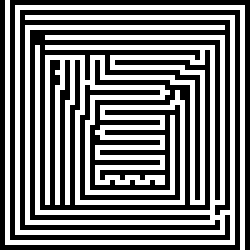
#> input picture Math/Solvers/Maze Solver/maze50x50-2.bmp, 50 x 50 px (shown 5 times larger)
$ python mazeSolver.py
#> lines starting #> are read from the running program, lines starting #| are printed output that depends on the picture
import numpy as np
from PIL import Image


def main(filename):
    newMaze = deadFill(filename)
    leftSolve(newMaze)


def deadFill(filename):
    maze = makeMaze(filename)
    h, w = np.shape(maze)
    oldMaze = np.zeros(maze.size)
    newImg = Image.new('L', (w, h))
    pixs = newImg.load()

    while not np.array_equal(maze, oldMaze):
        oldMaze = np.array(maze)
        for r in range(1, h - 1):
            for c in range(1, w - 1):
                edgeCounter = 0
                if(maze[r, c - 1] == 1): edgeCounter += 1
                if(maze[r, c + 1] == 1): edgeCounter += 1
                if(maze[r - 1, c] == 1): edgeCounter += 1
                if(maze[r + 1, c] == 1): edgeCounter += 1

                if(edgeCounter >= 3): maze[r, c] = 1

    for r in range(0, h):
        for c in range(0, w):
            if(maze[r, c] == 1): pixs[c, r] = 0
            else: pixs[c, r] = 255

    newFilename = filename[:-4] + "_new.bmp"
    newImg.save(newFilename)
    return maze


def makeMaze(filename):
    mazeImg = Image.open(filename)
    h, w = mazeImg.size
    pixs = mazeImg.load()

    mazeArr = np.zeros((h, w), dtype=np.uint8)

    for r in range(0, w):
        for c in range(0, h):
            if(pixs[c, r] == 0):
                mazeArr[r, c] = 1

    return mazeArr


def leftSolve(maze):
    currentX, currentY = 1 , 0
    currentPos = (currentY, currentX)
    steps = 0
    heading = 'S'  # N,S,E,W

    while(currentY != np.size(maze, 0) - 1):
        # left, foward, right
        if heading == 'S':
            if(maze[currentY, currentX + 1] == 0):
                currentX += 1
                heading = 'E'
            elif(maze[currentY + 1, currentX] == 0):
                currentY += 1
                heading = 'S'
            elif(maze[currentY, currentX - 1] == 0):
                currentX -= 1
                heading = 'W'
            else:
                currentY -= 1
                heading = 'N'

        elif heading == 'E':
            if(maze[currentY - 1, currentX] == 0):
                currentY -= 1
                heading = 'N'
            elif(maze[currentY, currentX + 1] == 0):
                currentX += 1
                heading = 'E'
            elif(maze[currentY + 1, currentX] == 0):
                currentY += 1
                heading = 'S'
            else:
                currentX -= 1
                heading = 'W'

        elif heading == 'N':
            if(maze[currentY, currentX - 1] == 0):
                currentX -= 1
                heading = 'W'
            elif(maze[currentY - 1, currentX] == 0):
                currentY -= 1
                heading = 'N'
            elif(maze[currentY, currentX + 1] == 0):
                currentX += 1
                heading = 'S'
            else:
                currentY += 1
                heading = 'S'

        elif heading == 'W':
            if(maze[currentY + 1, currentX] == 0):
                currentY += 1
                heading = 'S'
            elif(maze[currentY, currentX - 1] == 0):
                currentX -= 1
                heading = 'W'
            elif(maze[currentY - 1, currentX] == 0):
                currentY -= 1
                heading = 'N'
            else:
                currentX += 1
                heading = 'E'

        currentPos = (currentY, currentX)
        steps += 1

    print("solved in {} steps".format(steps))


main(input("Filename: "))
#> the answer given: maze50x50-2.bmp
#> in makeMaze, mazeImg is the input picture: PIL image 50x50 P; 47.9% white in thin lines or dots
#> after the loop in makeMaze, `for r in range(0, w):`: mazeArr: shape (50, 50); values 0 (black) and 1 (white), 52.1% white; black in thin lines or dots
#> in deadFill, `newImg = Image.new('L', (w, h))`: newImg: PIL image 50x50 L; every value is 0
#> after the loop in deadFill, `while not np.array_equal(maze, oldMaze):`:
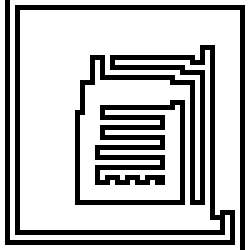
#> maze: shape (50, 50) (shown 5 times larger); values 0 (black) and 1 (white), 74.3% white; black in thin lines or dots
#| solved in 284 steps
input("ENTER TO EXIT")
